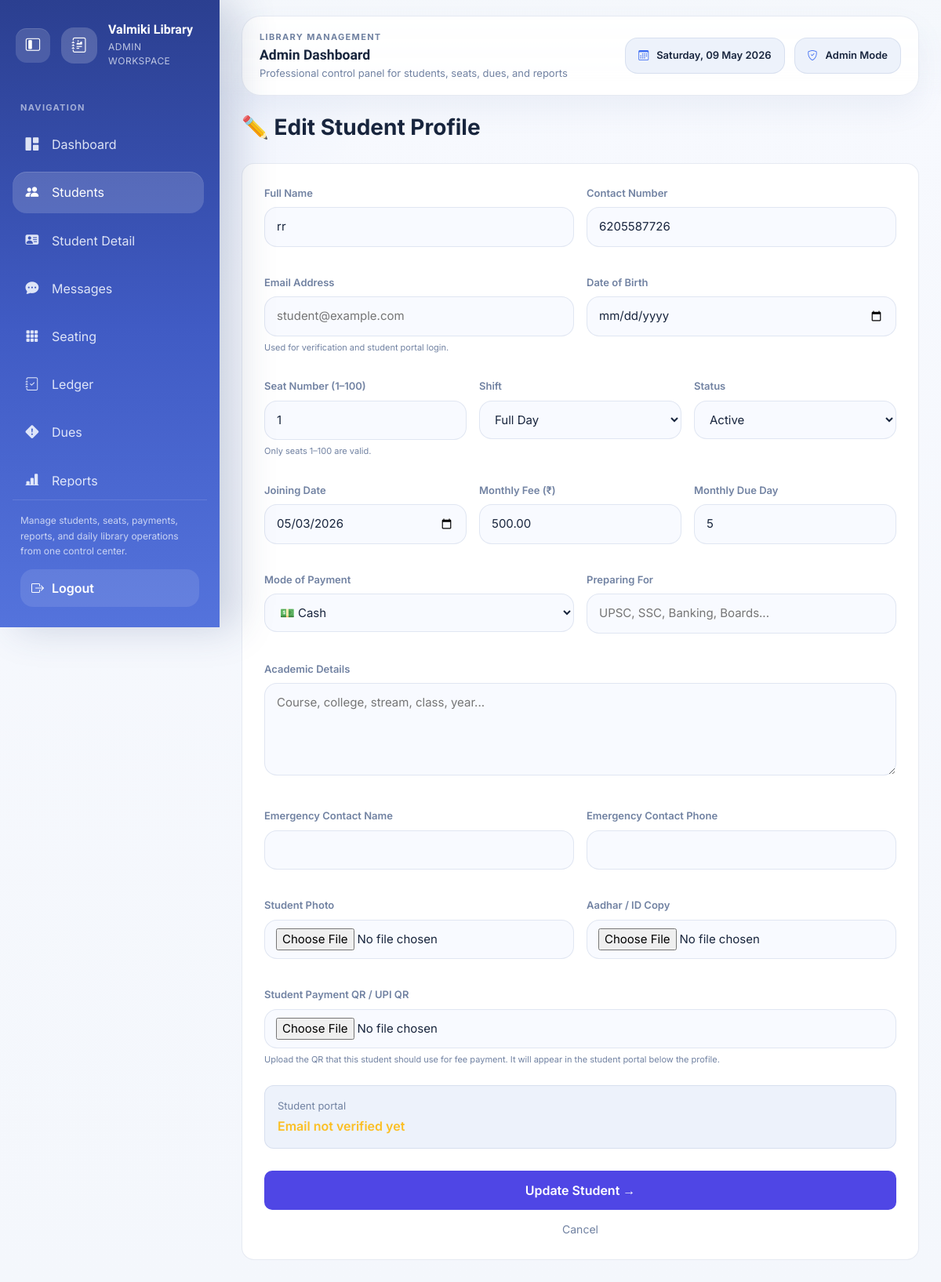
/students/13/edit/ (signed in), run on the app's committed database.
### students/models.py (models this page shows, shortened)
class Student(models.Model):
    SHIFT_CHOICES = [
        ('Morning', 'Morning'),
        ('Evening', 'Evening'),
        ('Full Day', 'Full Day'),
    ]
    STATUS_CHOICES = [
        ('Active', 'Active'),
        ('On Hold', 'On Hold'),
        ('Left', 'Left'),
    ]
    PAYMENT_MODE_CHOICES = [
        ('Cash', 'Cash'),
        ('UPI', 'UPI'),
        ('Online', 'Online'),
    ]
    name         = models.CharField(max_length=100)
    contact      = models.CharField(max_length=10)
    email        = models.EmailField(blank=True, null=True, unique=True)
    date_of_birth = models.DateField(blank=True, null=True)
    seat_number  = models.CharField(max_length=3)
    shift        = models.CharField(max_length=20, choices=SHIFT_CHOICES)
    joining_date = models.DateField()
    monthly_fee  = models.DecimalField(max_digits=8, decimal_places=2, default=500)
    monthly_due_day = models.PositiveSmallIntegerField(default=5)
    mode_of_payment = models.CharField(max_length=10, choices=PAYMENT_MODE_CHOICES, default='Cash')
    preparing_for = models.CharField(max_length=150, blank=True)
    academic_details = models.TextField(blank=True)
    profile_photo = models.FileField(upload_to='student_profiles/photos/', blank=True, null=True)
    id_copy = models.FileField(upload_to='student_profiles/id_copies/', blank=True, null=True)
    payment_qr = models.FileField(upload_to='student_profiles/payment_qr/', blank=True, null=True)
    emergency_contact_name = models.CharField(max_length=100, blank=True)
    emergency_contact_phone = models.CharField(max_length=15, blank=True)
    status = models.CharField(max_length=20, choices=STATUS_CHOICES, default='Active')
    email_verified = models.BooleanField(default=False)

### students/views.py (the view)
# urls.py: path('students/<int:pk>/edit/', views.edit_student,   name='edit_student'),
@login_required
def edit_student(request, pk):
    student_obj = get_object_or_404(Student, pk=pk)
    error = None
    if request.method == 'POST':
        updated_student, error = save_student_from_request(request, student=student_obj)
        if not error:
            messages.success(request, f"{updated_student.name}'s profile was updated.")
            return redirect('student_list')
    context = student_form_context(student=student_obj)
    context.update({
        'error': error,
        'form_title': '✏️ Edit Student Profile',
        'submit_label': 'Update Student →',
        'page_mode': 'edit',
    })
    return render(request, 'students/add_student.html', context)

### students/views.py (called while the page is built)
def student_form_context(student=None, seat=''):
    return {
        'student_obj': student,
        'seat': student.seat_number if student else seat,
        'status_choices': Student.STATUS_CHOICES,
    }

### students/templates/students/add_student.html (shortened to what this page needs)
{% extends 'students/base.html' %}
{% block content %}
<div style="max-width:920px;margin:0 auto">
  <h3 style="font-weight:700;margin-bottom:28px">{{ form_title }}</h3>
  <div style="background:var(--bg-card);border-radius:16px;border:1px solid var(--border);padding:28px">
    <form method="POST" enctype="multipart/form-data">
      <div class="row g-3">
        <div class="col-md-6">
          <label class="vl-label">Full Name</label>
          <input type="text" name="name" class="vl-input" placeholder="Enter full name" value="{{ student_obj.name|default:'' }}" required>
        </div>
        <div class="col-md-6">
          <label class="vl-label">Contact Number</label>
          <input type="text" name="contact" class="vl-input" placeholder="Enter phone number" value="{{ student_obj.contact|default:'' }}" required>
        </div>
        <div class="col-md-6">
          <label class="vl-label">Email Address</label>
          <input type="email" name="email" class="vl-input" placeholder="student@example.com" value="{{ student_obj.email|default:'' }}">
          <div style="margin-top:-14px;margin-bottom:16px;font-size:11px;color:var(--text-muted)">
            Used for verification and student portal login.
          </div>
        </div>
        <div class="col-md-6">
          <label class="vl-label">Date of Birth</label>
          <input type="date" name="date_of_birth" class="vl-input" value="{{ student_obj.date_of_birth|date:'Y-m-d' }}">
        </div>
        <div class="col-md-4">
          <label class="vl-label">Seat Number (1–100)</label>
          <input type="number" name="seat_number" class="vl-input" min="1" max="100" placeholder="1–100" value="{% if student_obj %}{{ student_obj.seat_number }}{% else %}{{ seat }}{% endif %}" required>
          <div style="margin-top:-14px;margin-bottom:16px;font-size:11px;color:var(--text-muted)">
            Only seats 1–100 are valid.
          </div>
        </div>
        <div class="col-md-4">
          <label class="vl-label">Shift</label>
          <select name="shift" class="vl-input">
            <option value="Full Day" {% if student_obj.shift == 'Full Day' %}selected{% endif %}>Full Day</option>
          </select>
        </div>
        <div class="col-md-4">
          <label class="vl-label">Status</label>
          <select name="status" class="vl-input">
            {% for choice_value, choice_label in status_choices %}
              <option value="{{ choice_value }}" {% if student_obj.status == choice_value or not student_obj and choice_value == 'Active' %}selected{% endif %}>{{ choice_label }}</option>
            {% endfor %}
          </select>
        </div>
        <div class="col-md-4">
          <label class="vl-label">Joining Date</label>
          <input type="date" name="joining_date" class="vl-input" value="{{ student_obj.joining_date|date:'Y-m-d' }}" required>
        </div>
        <div class="col-md-4">
          <label class="vl-label">Monthly Fee (₹)</label>
          <input type="number" step="0.01" name="monthly_fee" class="vl-input" value="{{ student_obj.monthly_fee|default:'500' }}" required>
        </div>
        <div class="col-md-4">
          <label class="vl-label">Monthly Due Day</label>
          <input type="number" min="1" max="28" name="monthly_due_day" class="vl-input" value="{{ student_obj.monthly_due_day|default:'5' }}" required>
        </div>
        <div class="col-md-6">
          <label class="vl-label">Mode of Payment</label>
          <select name="mode_of_payment" class="vl-input">
            <option value="Cash" {% if student_obj.mode_of_payment == 'Cash' or not student_obj %}selected{% endif %}>💵 Cash</option>
          </select>
        </div>
        <div class="col-md-6">
          <label class="vl-label">Preparing For</label>
          <input type="text" name="preparing_for" class="vl-input" placeholder="UPSC, SSC, Banking, Boards..." value="{{ student_obj.preparing_for|default:'' }}">
        </div>
        <div class="col-md-12">
          <label class="vl-label">Academic Details</label>
          <textarea name="academic_details" class="vl-input" rows="4" placeholder="Course, college, stream, class, year...">{{ student_obj.academic_details|default:'' }}</textarea>
        </div>
        <div class="col-md-6">
          <label class="vl-label">Emergency Contact Name</label>
          <input type="text" name="emergency_contact_name" class="vl-input" value="{{ student_obj.emergency_contact_name|default:'' }}">
        </div>
        <div class="col-md-6">
          <label class="vl-label">Emergency Contact Phone</label>
          <input type="text" name="emergency_contact_phone" class="vl-input" value="{{ student_obj.emergency_contact_phone|default:'' }}">
        </div>
        <div class="col-md-6">
          <label class="vl-label">Student Photo</label>
          <input type="file" name="profile_photo" class="vl-input" style="padding:10px 14px">
        </div>
        <div class="col-md-6">
          <label class="vl-label">Aadhar / ID Copy</label>
          <input type="file" name="id_copy" class="vl-input" style="padding:10px 14px">
        </div>
        <div class="col-md-12">
          <label class="vl-label">Student Payment QR / UPI QR</label>
          <input type="file" name="payment_qr" class="vl-input" style="padding:10px 14px">
          <div style="margin-top:-14px;margin-bottom:16px;font-size:11px;color:var(--text-muted)">
            Upload the QR that this student should use for fee payment. It will appear in the student portal below the profile.
          </div>
        </div>
      </div>
      {% if student_obj %}
      <div style="background:var(--bg-deep);border:1px solid var(--border);border-radius:12px;padding:16px;margin:8px 0 24px">
        <div style="font-size:13px;color:var(--text-muted)">Student portal</div>
        <div style="margin-top:4px">
          {% if student_obj.email_verified %}
            <span style="color:#4ade80;font-weight:600">Email verified</span>
          {% else %}
            <span style="color:#fbbf24;font-weight:600">Email not verified yet</span>
          {% endif %}
        </div>
      </div>
      {% endif %}
      <button type="submit"
        style="width:100%;background:#4f46e5;color:white;border:none;border-radius:10px;
               padding:13px;font-size:16px;font-weight:600;cursor:pointer;margin-top:4px">
        {{ submit_label }}
      </button>
      <a href="{% url 'student_list' %}"
         style="display:block;text-align:center;margin-top:14px;color:var(--text-muted);font-size:14px;text-decoration:none">
        Cancel
      </a>
    </form>
  </div>
</div>
{% endblock %}

### students/templates/students/base.html (style rules this page uses)
:root { --bg-main: #f4f7fc; --bg-card: #ffffff; --bg-deep: #edf2fb; --border: rgba(102, 126, 174, 0.16); --text-main: #18253d; --text-muted: #7182a2; --text-nav: rgba(245, 248, 255, 0.88); --navbar-bg: rgba(255, 255, 255, 0.92); --table-bg: #ffffff; --input-bg: #f8faff; --row-hover: rgba(81, 115, 191, 0.06); --sidebar-grad-start: #2b3f90; --sidebar-grad-mid: #405bc4; --sidebar-grad-end: #5473dc; --sidebar-active: rgba(255, 255, 255, 0.16); --accent: #3d6cf2; --accent-strong: #274fc6; --success: #1ea66b; --warning: #e2a422; --danger: #d96376; --shadow-soft: 0 18px 36px rgba(111, 136, 182, 0.09); --shadow-card: 0 22px 50px rgba(105, 123, 165, 0.14); --sidebar-width: 280px; --sidebar-collapsed-width: 96px; }
* { box-sizing: border-box; margin: 0; padding: 0; }
html, body { min-height: 100%; }
body { background: radial-gradient(circle at top left, rgba(94, 134, 226, 0.12), transparent 24%), linear-gradient(180deg, #f7f9fe 0%, var(--bg-main) 100%); color: var(--text-main); font-family: "Inter", sans-serif; min-height: 100vh; transition: background 0.25s ease; }
a { color: inherit; }
.vl-input { width: 100%; background: var(--input-bg); border: 1px solid rgba(102, 126, 174, 0.16); border-radius: 16px; padding: 13px 15px; color: var(--text-main); font-size: 15px; margin-bottom: 20px; outline: none; transition: border-color 0.18s ease, box-shadow 0.18s ease; }
.vl-label { color: var(--text-muted); font-size: 13px; margin-bottom: 8px; display: block; font-weight: 600; }

### data on the page
Student: name "rr", contact "6205587726", seat_number "1", shift "Full Day", status "Active", joining_date "05/03/2026", monthly_fee "500.00", monthly_due_day "5", mode_of_payment "💵 Cash"

### other printed values
{{ submit_label }} "Update Student →"
